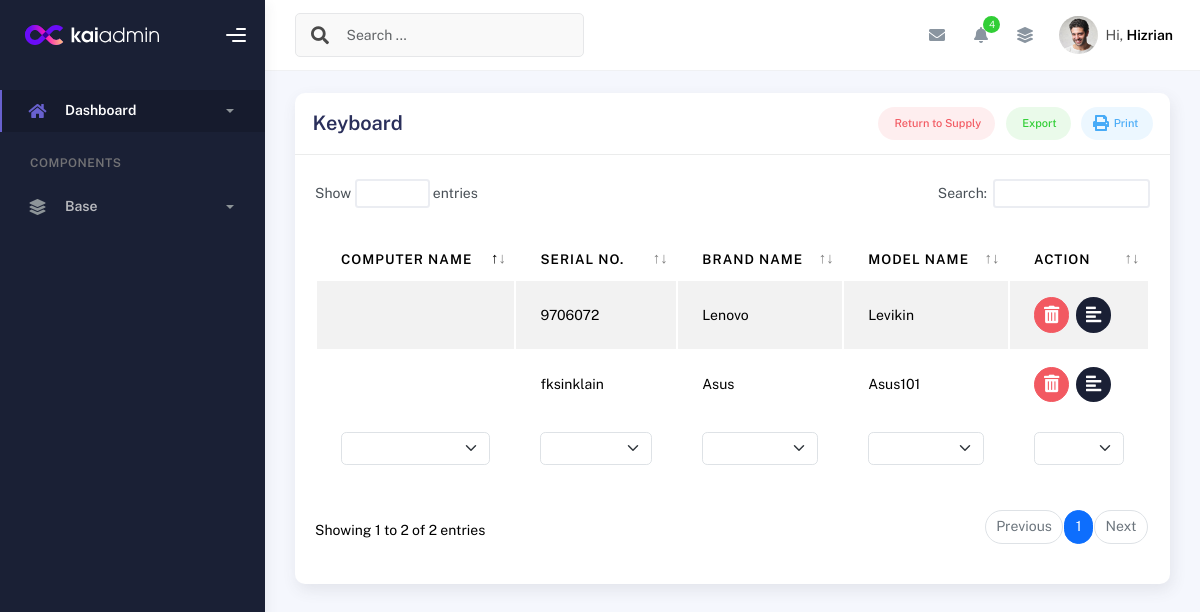
The app's page /keyboard_details/, older data.
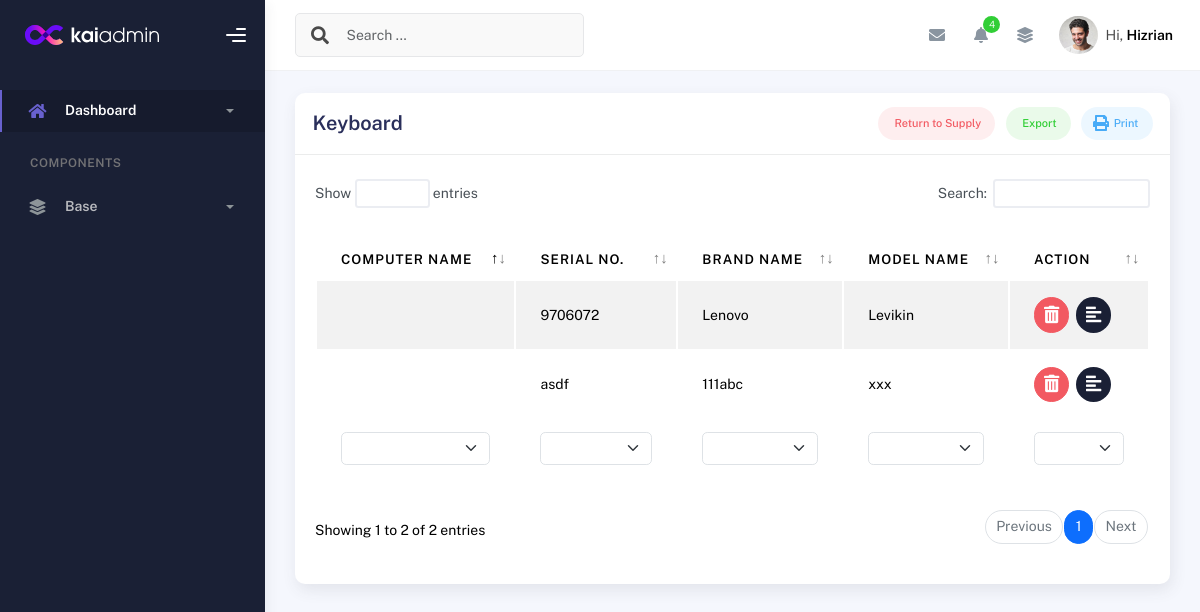
The same page, newer data.
### inventory/models.py (models this page shows, shortened)
class KeyboardDetails(models.Model):
    id = models.IntegerField(primary_key=True)  # Allow manual assignment
    desktop_package = models.ForeignKey(Desktop_Package, related_name='keyboards', on_delete=models.CASCADE)
    keyboard_sn_db = models.CharField(max_length=255)
    keyboard_brand_db = models.CharField(max_length=255)
    keyboard_model_db = models.CharField(max_length=255)
    is_disposed = models.BooleanField(default=False)  # To indicate if the keyboard is disposed
    created_at = models.DateTimeField(default=timezone.now)  # Date when the keyboard was added

### inventory/views.py (the view)
# urls.py: path('keyboard_details/', views.keyboard_details, name='keyboard_details'),
def keyboard_details(request):
    keyboard_details = KeyboardDetails.objects.all()
    mouse_details = MouseDetails.objects.all()
    return render(request, 'keyboard_details.html', {'keyboard_details': keyboard_details,
                                                     'mouse_details': mouse_details})

### templates/keyboard_details.html (shortened to what this page needs)
{% extends 'base.html' %}
{% block content %}
<div class="container">
  <div class="page-inner">
    <div class="row">
      <div class="col-md-12">
        <div class="card">
          <div class="card-header">
            <div class="card-head-row">
              <h4 class="card-title">Keyboard</h4>
              <div class="card-tools">
                <a href="#" class="btn btn-label-danger btn-round btn-sm me-2">
                  Return to Supply
                </a>
                <a href="#" class="btn btn-label-success btn-round btn-sm me-2">
                  Export
                </a>
                <a href="#" class="btn btn-label-info btn-round btn-sm">
                  Print
                </a>
              </div>
            </div>
          </div>
          <div class="card-body">
            <div class="table">
              <table id="multi-filter-select" class="display table table-striped table-hover">
                <thead>
                  <tr>
                    <th>Computer Name</th>
                    <th>Serial No.</th>
                    <th>Brand Name</th>
                    <th>Model Name</th>
                    <th>Action</th>
                  </tr>
                </thead>
                <tfoot>
                  <tr>
                    <th>Package Number</th>
                    <th>Serial Number</th>
                    <th>Brand Name</th>
                    <th>Model Name</th>
                    <th>Dispose</th>
                  </tr>
                </tfoot>
                <tbody>
                  {% for keyboard in keyboard_details %}
                  {% if not keyboard.is_disposed %}
                  <tr>
                    <td>{{ keyboard.computer_name }}</td>
                    <td>{{ keyboard.keyboard_sn_db }}</td>
                    <td>{{ keyboard.keyboard_brand_db }}</td>
                    <td>{{ keyboard.keyboard_model_db }}</td>
                    <td>
                      <button type="button" class="btn btn-icon btn-round btn-danger" data-bs-toggle="modal" data-bs-target="#confirmDisposeModal"
                              data-item-url="{% url 'keyboard_disposed' keyboard.id %}"
                              data-item-name="{{ keyboard.keyboard_brand_db }} {{ keyboard.keyboard_model_db }}">
                              <i class="fas fa-trash-alt"></i>
                      </button>&nbsp;
                      <a href="{% url 'keyboard_detailed_view' keyboard.id %}">
                        <span class="btn btn-icon btn-round btn-black"><i class="fa fa-align-left"></i></span>
                      </a>
                    </td>
                  </tr>
                  {% endif %}
                  {% endfor %}
                </tbody>
              </table>
            </div>
          </div>
        </div>
      </div>
    </div>
  </div>
</div>
{% endblock %}

Row changes from the older to the newer data that the page shows:
no longer on this page (row edited): KeyboardDetails: keyboard_sn_db "fksinklain", keyboard_brand_db "Asus", keyboard_model_db "Asus101"
added KeyboardDetails: keyboard_sn_db "asdf", keyboard_brand_db "111abc", keyboard_model_db "xxx"
